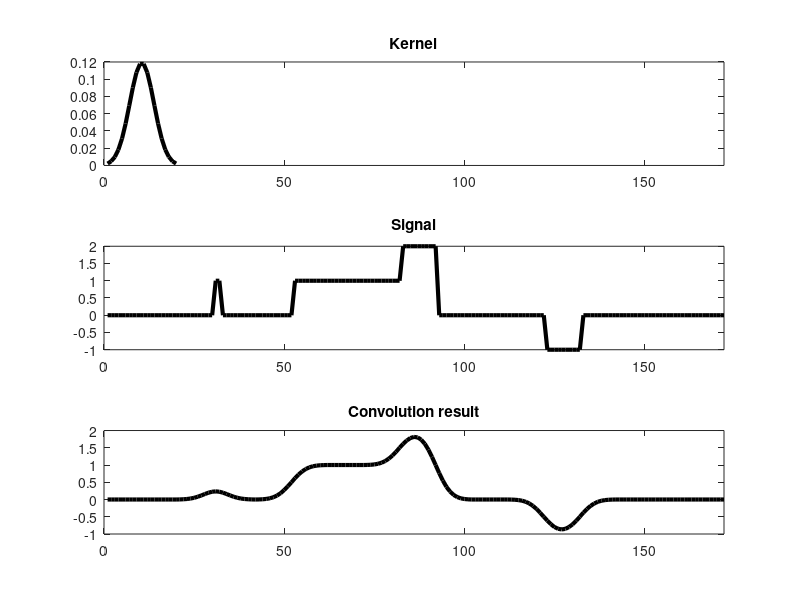
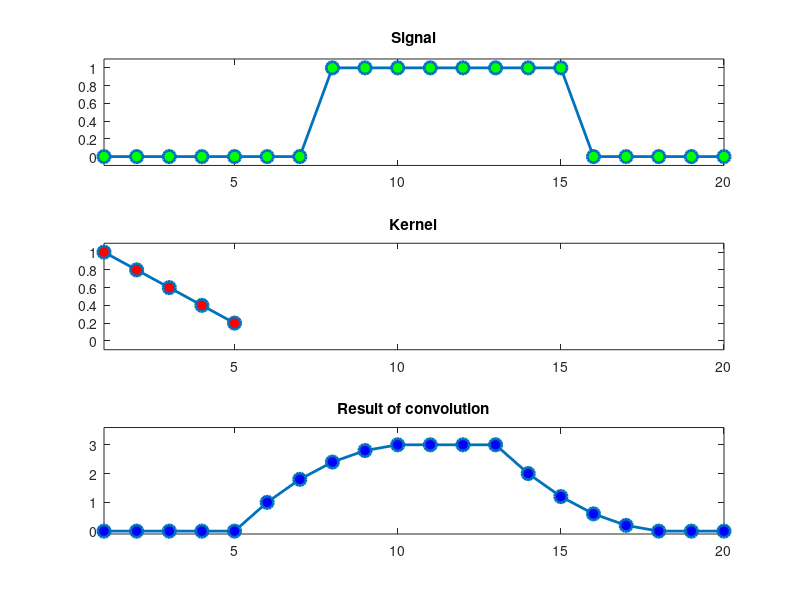
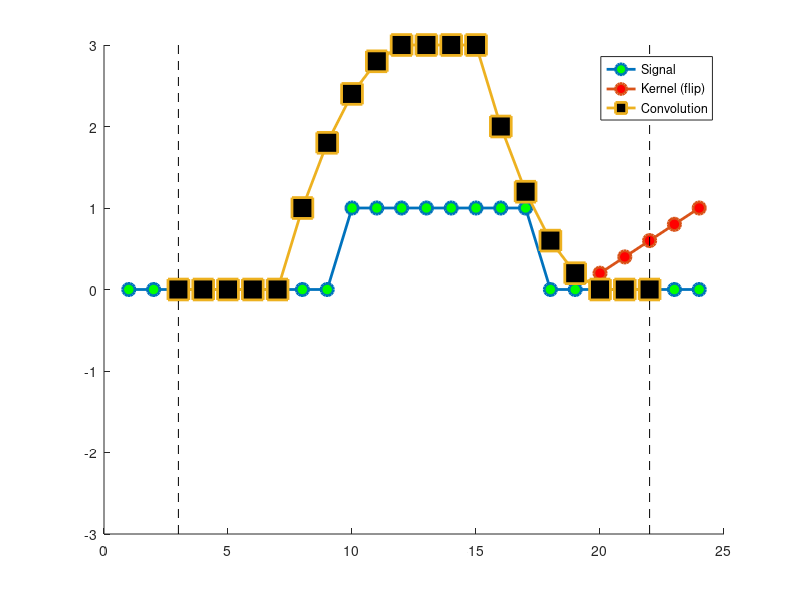
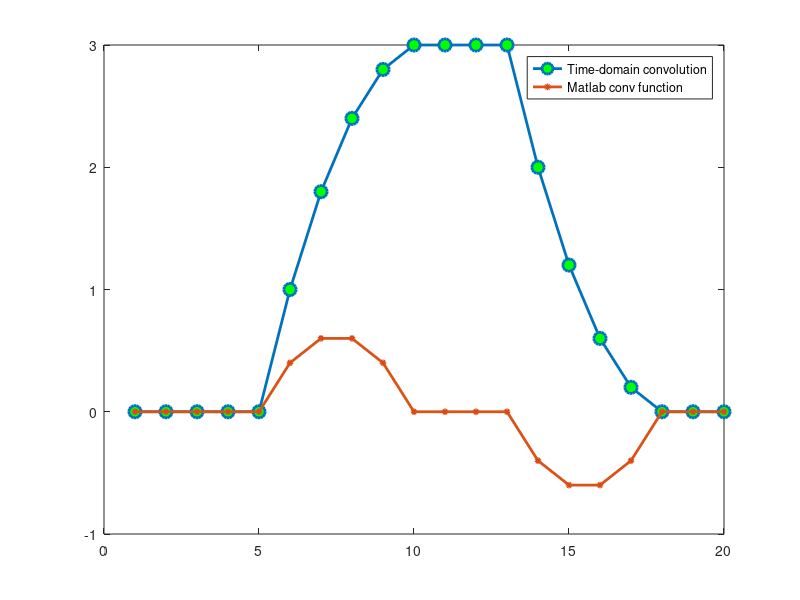

MATLAB code to generate these figures, in order:
%% Time-domain convolution
%% Example to build intuition
signal = [ zeros(1,30) ones(1,2) zeros(1,20) ones(1,30) 2*ones(1,10) zeros(1,30) -ones(1,10) zeros(1,40) ];
kernel = exp( -linspace(-2,2,20).^2 );
kernel = kernel./sum(kernel);

figure(1), clf
subplot(311)
plot(kernel,'k','linew',3)
set(gca,'xlim',[0 length(signal)])
title('Kernel')

subplot(312)
plot(signal,'k','linew',3)
set(gca,'xlim',[0 length(signal)])
title('Signal')

subplot(313)
plot( conv(signal,kernel,'same') ,'k','linew',3)
set(gca,'xlim',[0 length(signal)])
title('Convolution result')

%% Generate signal and kernel
% Signal
signal = zeros(1,20);
signal(8:15) = 1;

% Convolution kernel
kernel = [1 .8 .6 .4 .2];

% Convolution sizes
nSign = length(signal);
nKern = length(kernel);
nConv = nSign + nKern - 1;

figure(2), clf
% Plot the signal
subplot(311)
plot(signal,'o-','linew',2,'markerface','g','markersize',9)
set(gca,'ylim',[-.1 1.1],'xlim',[1 nSign])
title('Signal')

% Plot the kernel
subplot(312)
plot(kernel,'o-','linew',2,'markerface','r','markersize',9)
set(gca,'xlim',[1 nSign],'ylim',[-.1 1.1])
title('Kernel')

% Plot the result of convolution
subplot(313)
plot(conv(signal,kernel,'same'),'o-','linew',2,'markerface','b','markersize',9)
set(gca,'xlim',[1 nSign],'ylim',[-.1 3.6])
title('Result of convolution')

%% Convolution in animation
half_kern = floor(nKern/2);

% Flipped version of kernel
kflip = kernel(end:-1:1);%-mean(kernel);

% Xero-padded data for convolution
dat4conv = [ zeros(1,half_kern) signal zeros(1,half_kern) ];

% Initialize convolution output
conv_res = zeros(1,nConv);

%%% Initialize plot
figure(3), clf, hold on
plot(dat4conv,'o-','linew',2,'markerface','g','markersize',9)
hkern = plot(kernel,'o-','linew',2,'markerface','r','markersize',9);
hcres = plot(kernel,'s-','linew',2,'markerface','k','markersize',15);
set(gca,'ylim',[-1 1]*3,'xlim',[0 nConv+1])
plot([1 1]*(half_kern+1),get(gca,'ylim'),'k--')
plot([1 1]*(nConv-2),get(gca,'ylim'),'k--')
legend({'Signal';'Kernel (flip)';'Convolution'})

% Run convolution
for ti=half_kern+1:nConv-half_kern
    % Get a chunk of data
    tempdata = dat4conv(ti-half_kern:ti+half_kern);
    
    % Compute dot product (don't forget to flip the kernel backwards!)
    conv_res(ti) = sum( tempdata.*kflip );
    
    % Update plot
    set(hkern,'XData',ti-half_kern:ti+half_kern,'YData',kflip);
    set(hcres,'XData',half_kern+1:ti,'YData',conv_res(half_kern+1:ti))
    
    pause(.5) 
end

% Cut off edges
conv_res = conv_res(half_kern+1:end-half_kern);

%% Compare with MATLAB function
figure(4), clf

matlab_conv = conv(signal,kernel-mean(kernel),'same');

plot(conv_res,'o-','linew',2,'markerface','g','markersize',9)
hold on
plot(matlab_conv,'o-','linew',2,'markerface','r','markersize',3)
legend({'Time-domain convolution';'Matlab conv function'})

%% end.
